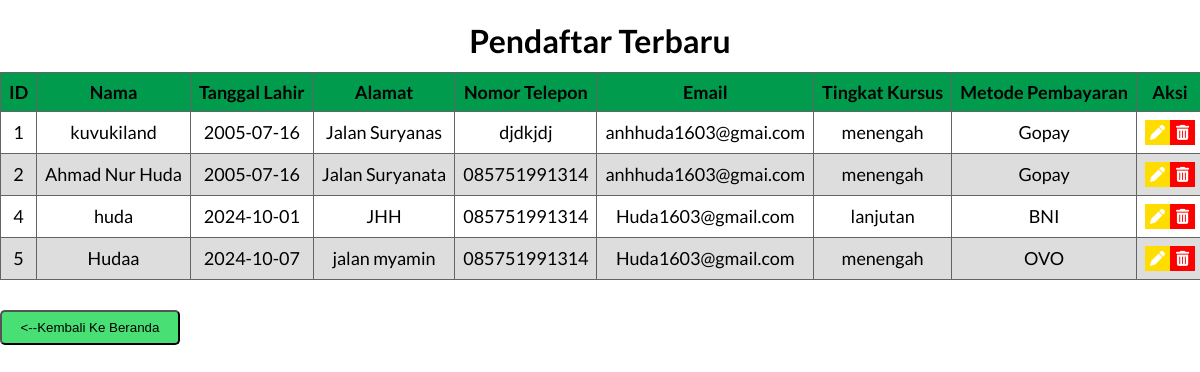
/lihatdata.php, run on the app's committed database.
### tables this page shows
CREATE TABLE `pengguna` (
  `id_pengguna` int(5) NOT NULL,
  `nama` varchar(50) NOT NULL,
  `tanggal_lahir` date NOT NULL,
  `alamat` varchar(100) NOT NULL,
  `nomor_telepon` varchar(15) NOT NULL,
  `email` varchar(50) NOT NULL,
  `tingkat_kursus` varchar(8) NOT NULL,
  `metode_pembayaran` varchar(10) NOT NULL
);

### lihatdata.php (the view, shortened to what this page needs)
<?php
  require "koneksi.php";
  $hasil_pendaftaran = [];
  $sql = "SELECT * FROM pengguna";
  $sql_query = mysqli_query($conn, $sql);
  while ($row = mysqli_fetch_assoc($sql_query)) {
    $hasil_pendaftaran[] = $row;
  }
?>
<!DOCTYPE html>
<html lang="en">
<head>
    <link rel="stylesheet" href="https://cdnjs.cloudflare.com/ajax/libs/font-awesome/6.6.0/css/all.min.css"/>
    <link rel="stylesheet" href="styles/data_pendaftar.css">
</head>
<body>
    <center>
        <h1>
        Pendaftar Terbaru
        </h1>
    </center>
    <table class="table-pendaftar">
        <thead>
            <tr class="table-pendaftar-row">
                <th class="table-pendaftar-header">ID</th>
                <th class="table-pendaftar-header">Nama</th>
                <th class="table-pendaftar-header">Tanggal Lahir</th>
                <th class="table-pendaftar-header">Alamat</th>
                <th class="table-pendaftar-header">Nomor Telepon</th>
                <th class="table-pendaftar-header">Email</th>
                <th class="table-pendaftar-header">Tingkat Kursus</th>
                <th class="table-pendaftar-header">Metode Pembayaran</th>
                <th class="table-pendaftar-header">Aksi</th>
            </tr>
        </thead>
        <tbody>
            <?php foreach($hasil_pendaftaran as $data_pendaftar) : ?>
                <tr class="table-pendaftar-row">
                    <td class="table-pendaftar-data"><?php echo $data_pendaftar['id_pengguna'] ?></td>
                    <td class="table-pendaftar-data"><?php echo $data_pendaftar['nama'] ?></td>
                    <td class="table-pendaftar-data"><?php echo $data_pendaftar['tanggal_lahir'] ?></td>
                    <td class="table-pendaftar-data"><?php echo $data_pendaftar['alamat'] ?></td>
                    <td class="table-pendaftar-data"><?php echo $data_pendaftar['nomor_telepon'] ?></td>
                    <td class="table-pendaftar-data"><?php echo $data_pendaftar['email'] ?></td>
                    <td class="table-pendaftar-data"><?php echo $data_pendaftar['tingkat_kursus'] ?></td>
                    <td class="table-pendaftar-data"><?php echo $data_pendaftar['metode_pembayaran'] ?></td>
                    <td class="table-pendaftar-data">
                        <div class="button-UD">
                            <a href="editData.php?id=<?php echo $data_pendaftar['id_pengguna']?>">
                                <button class="edit-data">
                                    <i class="fa-solid fa-pen" style="color: #ffffff;"></i>
                                </button>
                            </a>
                            <a href="deleteData.php?id=<?php echo $data_pendaftar['id_pengguna']?>" onclick="return confirm('Yakin ingin menghapus data ini?');">
                                <button class="hapus-data">
                                    <i class="fa-solid fa-trash-can" style="color: #ffffff;"></i>
                                </button>
                            </a>
                        </div>
                    </td>
                </tr>
            <?php endforeach ?>
        </tbody>
    </table>
    <button class="kembali_beranda" onclick="location.href='index.php'" type="button"><--Kembali Ke Beranda</button>
</body>
</html>

### styles/data_pendaftar.css (style rules this page uses)
:root { --kuning: hsl(47, 100%, 61%); --hijau: #009b4c; }
body { font-family: 'Lato', sans-serif; margin: 0; }
.kembali_beranda { height: 35px; width: 180px; margin-top: 30px; border-radius: 5px; border-color: none; background-color: rgb(72, 223, 117); }
.table-pendaftar { border-collapse: collapse; width: 80%; font-size: 18px; margin-top: -10px; }
.table-pendaftar-header, .table-pendaftar-data { border: 1px solid #646464; text-align: center; white-space: nowrap; padding: 8px; margin: 20px; }
.table-pendaftar-header:nth-child(1), .table-pendaftar-row:nth-child(1), .table-pendaftar-data:nth-child(1) { width: 35px; text-align: center; }
thead > .table-pendaftar-row { background-color: var(--hijau); }
tbody > .table-pendaftar-row:nth-child(even) { background-color: #dddddd; }
.hapus-data { border: 2px; width: 25px; height: 25px; background-color: #ff0000; }
.edit-data i, .hapus-data i { display: flex; justify-content: center; font-size: 15px; }
.button-UD { display: flex; justify-content: space-around; }
.edit-data { border: 2px; width: 25px; height: 25px; background-color: #ffdd00; }
a, .button { text-decoration: none; color: unset; }

### data on the page
pengguna: id_pengguna "1", nama "kuvukiland", tanggal_lahir "2005-07-16", alamat "Jalan Suryanas", nomor_telepon "djdkjdj", email "anhhuda1603@gmai.com", tingkat_kursus "menengah", metode_pembayaran "Gopay"
pengguna: id_pengguna "2", nama "Ahmad Nur Huda", tanggal_lahir "2005-07-16", alamat "Jalan Suryanata", nomor_telepon "085751991314", email "anhhuda1603@gmai.com", tingkat_kursus "menengah", metode_pembayaran "Gopay"
pengguna: id_pengguna "4", nama "huda", tanggal_lahir "2024-10-01", alamat "JHH", nomor_telepon "085751991314", email "Huda1603@gmail.com", tingkat_kursus "lanjutan", metode_pembayaran "BNI"
pengguna: id_pengguna "5", nama "Hudaa", tanggal_lahir "2024-10-07", alamat "jalan myamin", nomor_telepon "085751991314", email "Huda1603@gmail.com", tingkat_kursus "menengah", metode_pembayaran "OVO"
